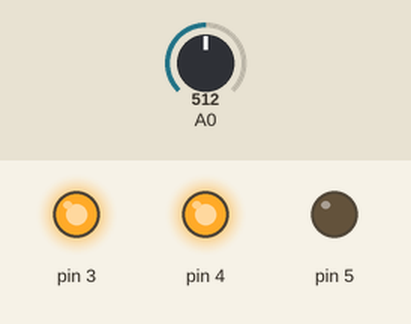
This sketch was run on a simulated Arduino Uno, built with avr-gcc and run on an emulated ATmega328P. Shown: output pins drawn as LEDs (lit = HIGH). The test bench sets the inputs (shaded band); at power-on: A0 = 512.

Above: at 1.2 s.
1.3 s: A0 set to 693
2.8 s: A0 set to 714
At 3.6 s:
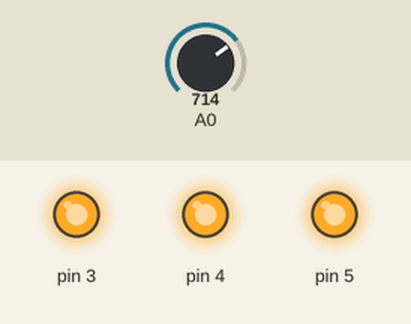
4.5 s: A0 set to 291
At 4.8 s:
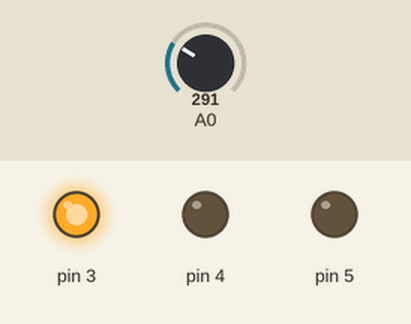
6.0 s: A0 set to 309
At 7.2 s:
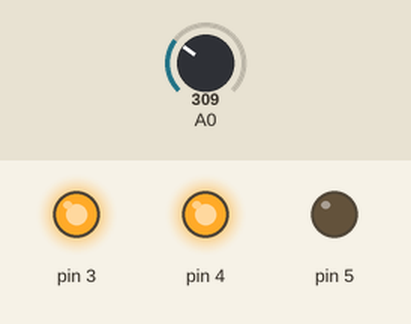
7.5 s: A0 set to 290
At 8.3 s:
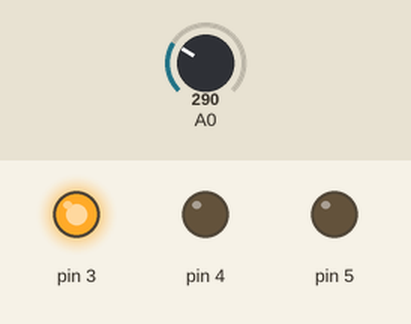
Timing chart, 0 to 10.0 s (numbered marks = the images above; inputs shaded):
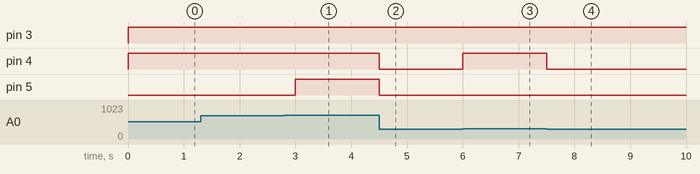

The sketch:

potentiometer_code.ino
```cpp
void setup() {
  Serial.begin(9600);
  pinMode(3, OUTPUT);
  pinMode(4, OUTPUT);
  pinMode(5, OUTPUT);

}

void loop() {
  int patonsiyometre = analogRead(A0);
  if(patonsiyometre>=0 && patonsiyometre<=300){
       digitalWrite(3, 1);
       digitalWrite(4, 0);
       digitalWrite(5, 0);
       delay(300);
    }
   else if(patonsiyometre>=301 && patonsiyometre<=700){
       digitalWrite(3, 1);
       digitalWrite(4, 1);
        digitalWrite(5, 0);
       delay(300);
    }
    else if(patonsiyometre>=701 && patonsiyometre<=1023){
       digitalWrite(3, 1);
       digitalWrite(4, 1);
       digitalWrite(5, 1);
       delay(300);
    }
}
```

Measured:
- the behaviour switches between 700 and 701 on A0 (found by bisection; images 0 and 1)
- the behaviour switches between 300 and 301 on A0 (found by bisection; images 2 and 3)
- after the input at 1.3 s, every drawn part: stays the same
- after the input at 2.8 s, pin 5: LOW → HIGH after 0.20 s
- after the input at 4.5 s, pin 4, pin 5: HIGH → LOW at once
- after the input at 6.0 s, pin 4: LOW → HIGH at once
- after the input at 7.5 s, pin 4: HIGH → LOW at once
